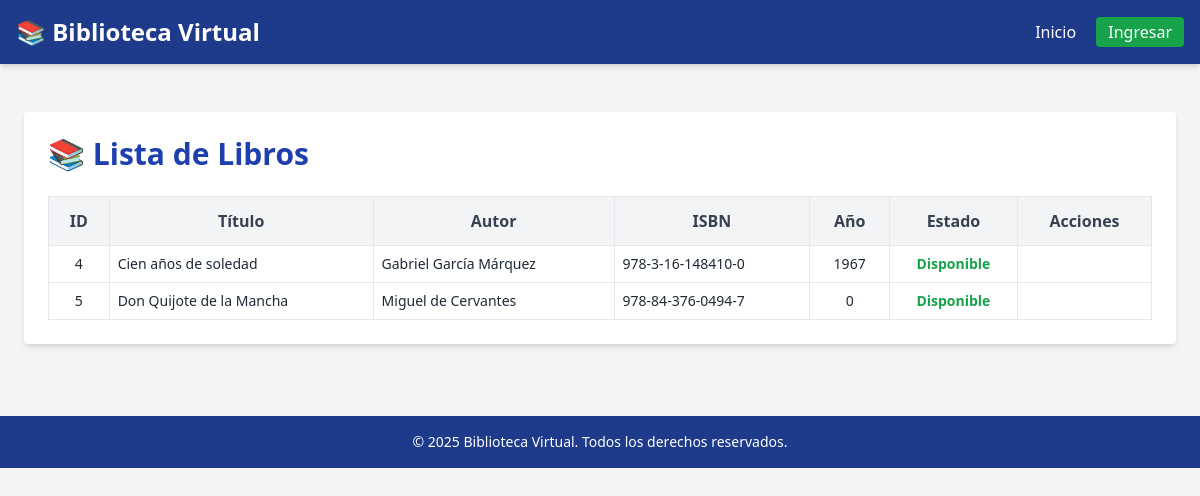
The page / on the database its author committed.
### tables this page shows
CREATE TABLE `libro` (
  `id` int(11) NOT NULL,
  `titulo` varchar(255) NOT NULL,
  `autor` varchar(255) DEFAULT NULL,
  `isbn` varchar(20) DEFAULT NULL,
  `ano_publicacion` year(4) DEFAULT NULL,
  `disponible` tinyint(1) DEFAULT 1,
  `creado_en` timestamp NOT NULL DEFAULT current_timestamp()
);

### controllers/LibroController.php (called while the page is built, shortened)
<?php
require_once __DIR__ . '/../models/Libro.php';
class LibroController
{
    private Libro $model;
    public function __construct(PDO $pdo)
    {
        $this->model    = new Libro($pdo);
    }
    public function index(): void
    {
        $q = trim($_GET['q'] ?? '');
        $libros = $q !== ''
            ? $this->model->searchDisponibles($q)
            : $this->model->getDisponibles();
        include __DIR__ . '/../views/header.php';
        include __DIR__ . '/../views/libros/list.php';
        include __DIR__ . '/../views/footer.php';
    }
}

### models/Libro.php (called while the page is built, shortened)
<?php
class Libro
{
    private $pdo;
    public function __construct(PDO $pdo)
    {
        $this->pdo = $pdo;
    }
    public function getDisponibles(): array
    {
        $stmt = $this->pdo->query("SELECT * FROM libro WHERE disponible IN (1,2)");
        return $stmt->fetchAll(PDO::FETCH_ASSOC);
    }
}

### views/libros/list.php (the view, shortened to what this page needs)
<div class="max-w-6xl mx-auto p-6 bg-white shadow-md rounded mt-6">
  <div class="flex items-center justify-between mb-6">
    <h1 class="text-3xl font-bold text-blue-800">📚 Lista de Libros</h1>
  </div>
  <div class="overflow-auto">
    <table class="min-w-full table-auto border-collapse">
      <thead class="bg-gray-100 text-gray-700">
        <tr>
          <th class="p-3 border">ID</th>
          <th class="p-3 border">Título</th>
          <th class="p-3 border">Autor</th>
          <th class="p-3 border">ISBN</th>
          <th class="p-3 border">Año</th>
          <th class="p-3 border">Estado</th>
          <th class="p-3 border">Acciones</th>
        </tr>
      </thead>
      <tbody class="text-gray-800 text-sm">
        <?php if (!empty($libros)): foreach ($libros as $lib): ?>
          <tr class="hover:bg-gray-50 border-t">
            <td class="p-2 border text-center"><?= $lib['id'] ?></td>
            <td class="p-2 border"><?= htmlspecialchars($lib['titulo']) ?></td>
            <td class="p-2 border"><?= htmlspecialchars($lib['autor']) ?></td>
            <td class="p-2 border"><?= htmlspecialchars($lib['isbn']) ?></td>
            <td class="p-2 border text-center"><?= $lib['ano_publicacion'] ?></td>
            <td class="p-2 border text-center">
              <?php
                if ($lib['disponible'] == 1) echo '<span class="text-green-600 font-semibold">Disponible</span>';
                elseif ($lib['disponible'] == 2) echo '<span class="text-yellow-500 font-semibold">Prestado</span>';
                else echo '<span class="text-gray-500 italic">Baja</span>';
              ?>
            </td>
            <td class="p-2 border text-center space-x-2">
            </td>
          </tr>
        <?php endforeach; endif; ?>
      </tbody>
    </table>
  </div>
</div>

### rows shown on the page
libro: id "4", titulo "Cien años de soledad", autor "Gabriel García Márquez", isbn "978-3-16-148410-0", ano_publicacion "1967", disponible "Disponible"
libro: id "5", titulo "Don Quijote de la Mancha", autor "Miguel de Cervantes", isbn "978-84-376-0494-7", ano_publicacion "0", disponible "Disponible"
